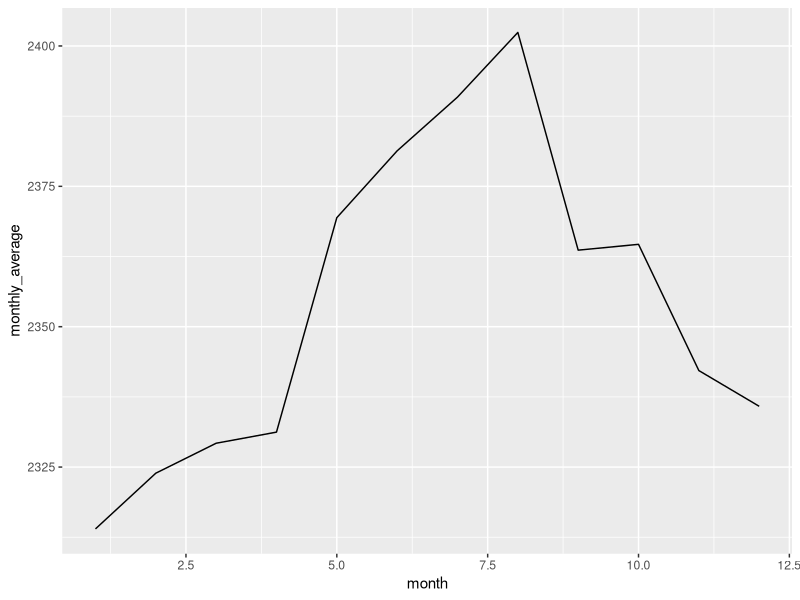

The R script that drew this image:
## ---- chunk 1
library(tidyverse)
library(lubridate)
## ---- chunk 2

ymd(20191130)

ymd("2019-11-30")

## ---- chunk 3
# solution
dmy("10-11-12")

## ---- chunk 4
date1 <- ymd("2019-11-02")
date2 <- ymd("2019-12-04")
date3 <- ymd("2020-02-29")

## ---- chunk 5

year(date1)

## ---- chunk 6
# solution

month(date2)

## ---- chunk 7

day(date3)

## ---- chunk 8
# solunion
month(date2, label = TRUE, abbr = FALSE)

## ---- chunk 9
# solution

wday(date3)

my_wday <- wday(date3, label = TRUE, abbr = FALSE)
my_wday

class(my_wday)
class(month(date2, label = TRUE, abbr = FALSE))


## ---- chunk 10

date2 - date1

## ---- chunk 11
start_date <- ymd("2019-01-01")

start_date + 365

start_date + dyears(1)

start_date + years(1)
## ---- chunk 12
# solution
start_date <- ymd("2020-01-01")

start_date + 365

start_date + dyears(1)

start_date + years(1)


## ---- chunk 13

lfs_BC_2000 <- read_csv("lfs_BC_2000.csv")

## ---- chunk 14
# solution
lfs_BC_2000 <-
  lfs_BC_2000 %>% 
  mutate(ref_date_2 = ymd(REF_DATE))

## ---- chunk 15

lfs_BC_2000 <-lfs_BC_2000 %>% 
  mutate(ref_date_2 = glue::glue("{REF_DATE}-01"))

lfs_BC_2000
## ---- chunk 16
# solution

lfs_BC_2000 <- lfs_BC_2000 %>% 
  mutate(ref_date_2 = ymd(ref_date_2))

lfs_BC_2000
## ---- chunk 17

lfs_BC_2000 %>%
  group_by(year(ref_date_2)) %>% 
  summarise(annual_average = mean(VALUE))

## ---- chunk 18

# solution 1
lfs_BC_2000 %>%
  group_by(month(ref_date_2)) %>% 
  summarise(monthly_average = mean(VALUE))


# solution 2
lfs_BC_2000 %>%
  mutate(month = month(ref_date_2)) %>% 
  group_by(month) %>% 
  summarise(monthly_average = mean(VALUE))

## ---- chunk 19

lfs_BC_2000 %>%
  mutate(month = month(ref_date_2)) %>% 
  group_by(month) %>% 
  summarise(monthly_average = mean(VALUE)) %>% 
  ggplot(aes(x = month, y = monthly_average)) +
  geom_line()


## ---- chunk 20

## ---- chunk 21

Sys.timezone()

## ---- chunk 22

now(tzone = "America/Vancouver")

now(tzone = "Asia/Seoul")

now(tzone = "UTC")

## ---- chunk 23
# solution -- beware the length!
OlsonNames()
## ---- chunk 24
(x1 <- ymd_hms("2015-06-01 12:00:00", tz = "America/New_York"))

(x2 <- ymd_hms("2015-06-01 18:00:00", tz = "Europe/Copenhagen"))

(x3 <- ymd_hms("2015-06-02 04:00:00", tz = "Pacific/Auckland"))

## ---- chunk 25
#
x1 - x2

